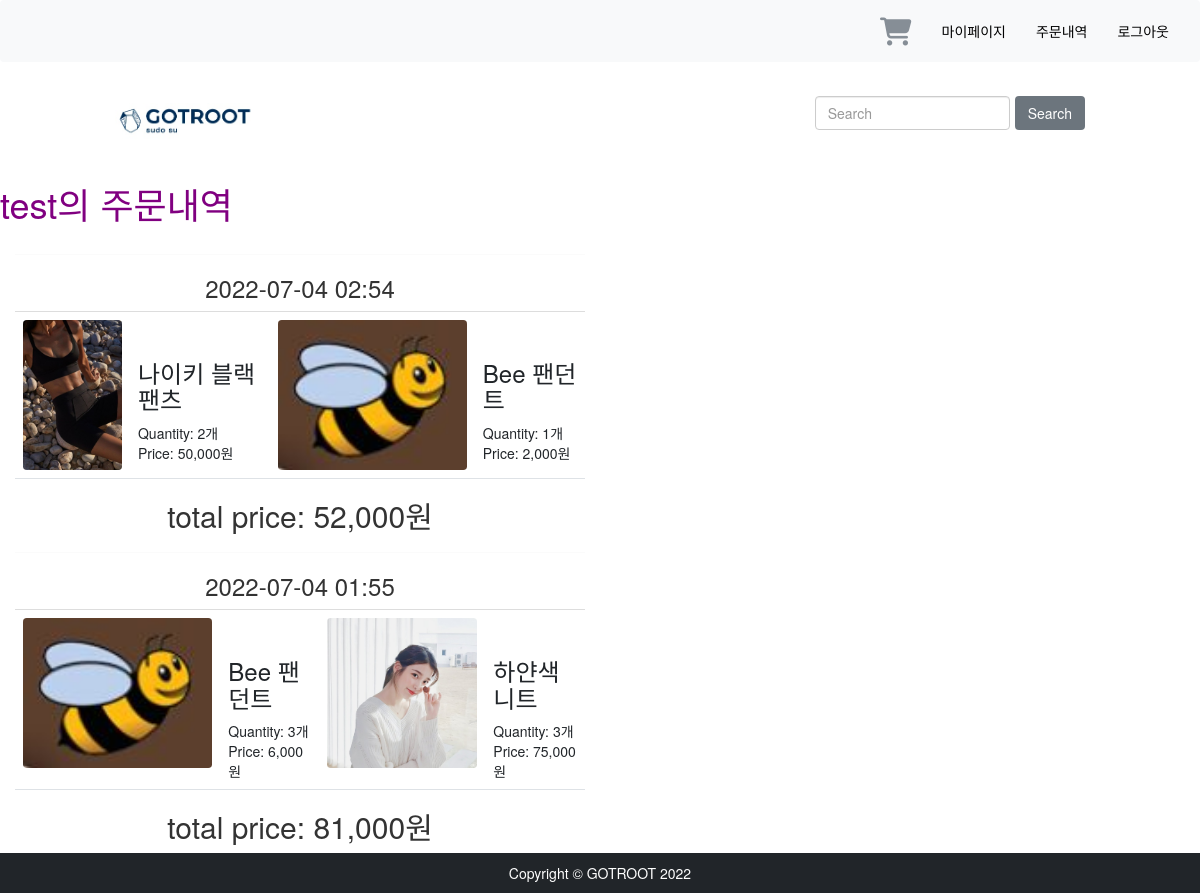
Screenshot of /order/ (signed in) with the database file from the repository.
### user/models.py (models this page shows, shortened)
class User(AbstractUser):
    email = models.EmailField(unique=True, null=False, max_length=255, verbose_name="이메일")
    username = models.CharField(unique=True, null=False, max_length=20, verbose_name="이름")
    phone_number = models.CharField(blank=True, max_length=255, verbose_name="핸드폰")
    address = models.CharField(blank=True, max_length=255, verbose_name="주소")
    gender = models.CharField(blank=True, choices=GENDER_CHOICES, max_length=255)
    is_active = models.BooleanField(default=True)
    is_staff = models.BooleanField(default=False)
    is_superuser = models.BooleanField(default=False)
    objects = UserManager()
    USERNAME_FIELD = 'email' #email로 구분
    REQUIRED_FIELDS = ['username']

### order/models.py (models this page shows, shortened)
class Order(models.Model):
    user = models.ForeignKey('user.User', on_delete=models.CASCADE, null=True)
    date_ordered = models.DateTimeField(auto_now_add=True)
    shipping = models.FloatField(default=3)
    complete = models.BooleanField(default=False)
    @property
    def get_order_total(self):
        orderitems = self.orderitem_set.all()
        total = 0
        for item in orderitems:
            total += item.get_total
        return total
    @property
    def get_order_items(self):
        return self.orderitem_set.filter(order=self)

class OrderItem(models.Model):
    product = models.ForeignKey('shop.Product', on_delete=models.CASCADE, null=True)
    quantity = models.IntegerField(default=0)
    order = models.ForeignKey(Order, on_delete=models.CASCADE, null=True)
    date_added = models.DateTimeField(auto_now_add=True)
    @property
    def get_total(self):
        total = self.product.price * self.quantity
        return total

### shop/models.py (models this page shows, shortened)
class Product(models.Model):
    name = models.CharField(max_length=100)
    content = models.TextField(max_length=1000)
    category = models.ForeignKey(Category, on_delete=models.CASCADE)
    stock = models.PositiveIntegerField()
    price = models.IntegerField()
    created_at = models.DateTimeField(auto_now_add=True)
    modified_at = models.DateTimeField(auto_now=True)
    deleted_at = models.DateTimeField(null=True, blank=True)
    @property
    def get_product_image(self):
        try:
            image = self.productimage_set.get(product=self, is_represent=True)
            return image.image.url
        except:
            random_image = choice(ProductImage.objects.filter(product=self))
            return random_image.image.url

class ProductImage(models.Model):
    product = models.ForeignKey(Product, on_delete=models.CASCADE)
    is_represent = models.BooleanField(default=False)
    image = models.ImageField(upload_to=product_image_path)

### order/views.py (the view)
# urls.py: path('', views.index, name='index'),
def index(request):
    orders = Order.objects.filter(user=request.user).order_by('-date_ordered')
    return render(request, 'order/index.html', {'orders': orders})

### order/templates/order/index.html (shortened to what this page needs)
{% extends "order/base.html" %}
{% load humanize %}
{% block content %}
<h1 style="color: purple;"> {{ request.user.username }}의 주문내역 </h1>
{% if orders %}
    <div class="col-12 col-sm-12 col-md-12 col-lg-6 text-center">
        {% for order in orders %}
        <hr/><h3>{{ order.date_ordered | date:"Y-m-d H:i" }}</h3>
        <table class="table my_custom_table">
            <tbody>
                <tr>
                {% for item in order.get_order_items %}
                    <td>
                        <img src="{{ item.product.get_product_image }}" alt="" class="float-left rounded custom_image" style="width: auto; height: 150px;">
                    </td>
                    <td class="text-left"><br>
                        <h3>{{ item.product.name }}</h3>
                        Quantity: {{ item.quantity }}개
                        <br>
                        Price: {{ item.get_total|intcomma }}원
                    </td>
                {% endfor %}
                </tr>
            </tbody>
        </table>
        <h2>total price: {{ order.get_order_total|intcomma }}원</h2>
        {% endfor %}
    </div>
{% else %}
<h3>You don't order</h3>
{% endif %}
{% endblock content %}

### static/css/cart/custom.css (style rules this page uses)
.my_custom_table { border-spacing: 10px 0px; }

### rows the page displays
User: user.username "test"
Order: date_ordered "2022-07-04 02:54", get_order_total "52,000"
OrderItem: product.get_product_image (picture), product.name "나이키 블랙팬츠", quantity "2", get_total "50,000"
OrderItem: product.get_product_image (picture), product.name "Bee 팬던트", quantity "1", get_total "2,000"
Order: date_ordered "2022-07-04 01:55", get_order_total "81,000"
OrderItem: product.get_product_image (picture), product.name "Bee 팬던트", quantity "3", get_total "6,000"
OrderItem: product.get_product_image (picture), product.name "하얀색 니트", quantity "3", get_total "75,000"
